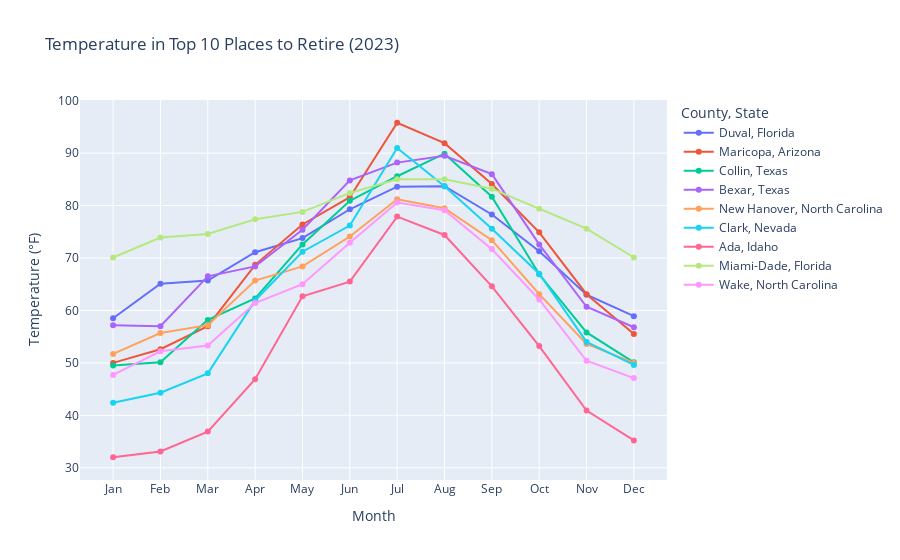
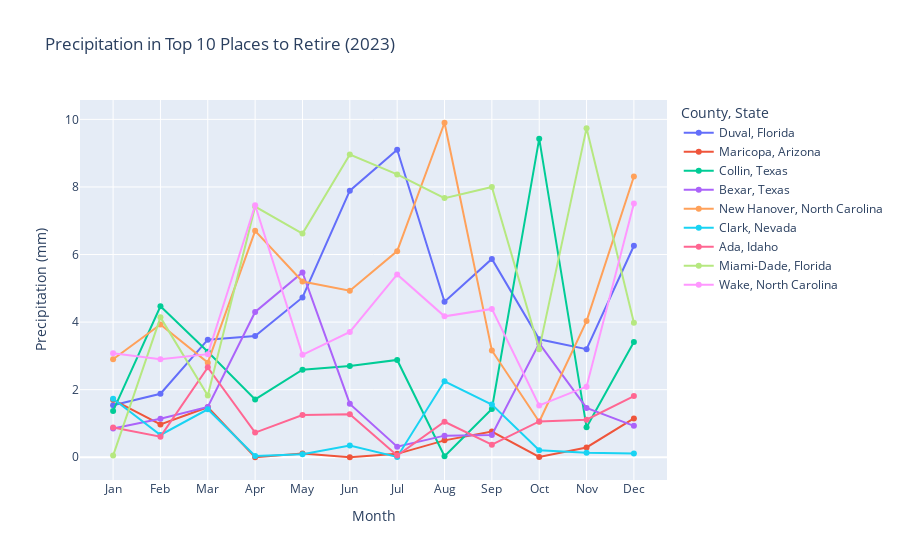

Write notebook code for charts like these, in order.
### Code cell
import pandas as pd
import plotly.express as px
import plotly.graph_objects as go

# Assuming results_2023 is your DataFrame already filtered for the year 2023
results_2023 = results_2023[results_2023['year'] == 2023]
# Create a new column for the legend
results_2023['County_State'] = results_2023['County_Name'] + ', ' + results_2023['State']

# Create a line plot for temperature
fig_temp = px.line(
    results_2023,
    x='month',
    y='temp',
    color='County_State',  # Use the new column for legend
    markers=True,
    title='Temperature in Top 10 Places to Retire (2023)'
)

# Update layout for temperature
fig_temp.update_layout(
    xaxis_title='Month',
    yaxis_title='Temperature (°F)',  # Adjust unit as needed
    legend_title='County, State',
)

# Show temperature plot
fig_temp.show()

# Create a line plot for precipitation
fig_percip = px.line(
    results_2023,
    x='month',
    y='percip',
    color='County_State',  # Use the new column for legend
    markers=True,
    title='Precipitation in Top 10 Places to Retire (2023)'
)

# Update layout for precipitation
fig_percip.update_layout(
    xaxis_title='Month',
    yaxis_title='Precipitation (mm)',  # Adjust unit as needed
    legend_title='County, State',
)

# Show precipitation plot
fig_percip.show()

### Figure 1 — Plotly figure (JSON) as saved in the notebook; plotly's stock layout.template omitted (floating-point values rounded to 4 significant figures)
{"data": [{"hovertemplate": "County_State=Duval, Florida<br>month=%{x}<br>temp=%{y}<extra></extra>", "legendgroup": "Duval, Florida", "line": {"color": "#636efa", "dash": "solid"}, "marker": {"symbol": "circle"}, "mode": "markers+lines", "name": "Duval, Florida", "orientation": "v", "showlegend": true, "type": "scatter", "x": ["Jan", "Feb", "Mar", "Apr", "May", "Jun", "Jul", "Aug", "Sep", "Oct", "Nov", "Dec"], "xaxis": "x", "y": [58.5, 65.1, 65.7, 71.1, 73.8, 79.3, 83.6, 83.7, 78.3, 71.3, 63, 58.9], "yaxis": "y"}, {"hovertemplate": "County_State=Maricopa, Arizona<br>month=%{x}<br>temp=%{y}<extra></extra>", "legendgroup": "Maricopa, Arizona", "line": {"color": "#EF553B", "dash": "solid"}, "marker": {"symbol": "circle"}, "mode": "markers+lines", "name": "Maricopa, Arizona", "orientation": "v", "showlegend": true, "type": "scatter", "x": ["Jan", "Feb", "Mar", "Apr", "May", "Jun", "Jul", "Aug", "Sep", "Oct", "Nov", "Dec"], "xaxis": "x", "y": [50, 52.6, 57, 68.7, 76.4, 81.6, 95.8, 91.9, 84.1, 74.9, 63.1, 55.5], "yaxis": "y"}, {"hovertemplate": "County_State=Collin, Texas<br>month=%{x}<br>temp=%{y}<extra></extra>", "legendgroup": "Collin, Texas", "line": {"color": "#00cc96", "dash": "solid"}, "marker": {"symbol": "circle"}, "mode": "markers+lines", "name": "Collin, Texas", "orientation": "v", "showlegend": true, "type": "scatter", "x": ["Jan", "Feb", "Mar", "Apr", "May", "Jun", "Jul", "Aug", "Sep", "Oct", "Nov", "Dec"], "xaxis": "x", "y": [49.5, 50.1, 58.2, 62.3, 72.6, 80.9, 85.6, 89.9, 81.7, 66.9, 55.8, 50.1], "yaxis": "y"}, {"hovertemplate": "County_State=Bexar, Texas<br>month=%{x}<br>temp=%{y}<extra></extra>", "legendgroup": "Bexar, Texas", "line": {"color": "#ab63fa", "dash": "solid"}, "marker": {"symbol": "circle"}, "mode": "markers+lines", "name": "Bexar, Texas", "orientation": "v", "showlegend": true, "type": "scatter", "x": ["Jan", "Feb", "Mar", "Apr", "May", "Jun", "Jul", "Aug", "Sep", "Oct", "Nov", "Dec"], "xaxis": "x", "y": [57.2, 57, 66.5, 68.4, 75.4, 84.8, 88.2, 89.5, 86, 72.6, 60.7, 56.8], "yaxis": "y"}, {"hovertemplate": "County_State=New Hanover, North Carolina<br>month=%{x}<br>temp=%{y}<extra></extra>", "legendgroup": "New Hanover, North Carolina", "line": {"color": "#FFA15A", "dash": "solid"}, "marker": {"symbol": "circle"}, "mode": "markers+lines", "name": "New Hanover, North Carolina", "orientation": "v", "showlegend": true, "type": "scatter", "x": ["Jan", "Feb", "Mar", "Apr", "May", "Jun", "Jul", "Aug", "Sep", "Oct", "Nov", "Dec"], "xaxis": "x", "y": [51.7, 55.7, 57.2, 65.7, 68.4, 74.1, 81.2, 79.5, 73.4, 63.1, 53.6, 50], "yaxis": "y"}, {"hovertemplate": "County_State=Clark, Nevada<br>month=%{x}<br>temp=%{y}<extra></extra>", "legendgroup": "Clark, Nevada", "line": {"color": "#19d3f3", "dash": "solid"}, "marker": {"symbol": "circle"}, "mode": "markers+lines", "name": "Clark, Nevada", "orientation": "v", "showlegend": true, "type": "scatter", "x": ["Jan", "Feb", "Mar", "Apr", "May", "Jun", "Jul", "Aug", "Sep", "Oct", "Nov", "Dec"], "xaxis": "x", "y": [42.4, 44.3, 48, 61.9, 71.2, 76.2, 91, 83.7, 75.6, 67, 54, 49.6], "yaxis": "y"}, {"hovertemplate": "County_State=Ada, Idaho<br>month=%{x}<br>temp=%{y}<extra></extra>", "legendgroup": "Ada, Idaho", "line": {"color": "#FF6692", "dash": "solid"}, "marker": {"symbol": "circle"}, "mode": "markers+lines", "name": "Ada, Idaho", "orientation": "v", "showlegend": true, "type": "scatter", "x": ["Jan", "Feb", "Mar", "Apr", "May", "Jun", "Jul", "Aug", "Sep", "Oct", "Nov", "Dec"], "xaxis": "x", "y": [32, 33.1, 36.9, 46.9, 62.7, 65.5, 77.9, 74.4, 64.6, 53.2, 40.9, 35.2], "yaxis": "y"}, {"hovertemplate": "County_State=Miami-Dade, Florida<br>month=%{x}<br>temp=%{y}<extra></extra>", "legendgroup": "Miami-Dade, Florida", "line": {"color": "#B6E880", "dash": "solid"}, "marker": {"symbol": "circle"}, "mode": "markers+lines", "name": "Miami-Dade, Florida", "orientation": "v", "showlegend": true, "type": "scatter", "x": ["Jan", "Feb", "Mar", "Apr", "May", "Jun", "Jul", "Aug", "Sep", "Oct", "Nov", "Dec"], "xaxis": "x", "y": [70.1, 73.9, 74.6, 77.4, 78.8, 82.4, 85, 85, 83.2, 79.4, 75.6, 70.1], "yaxis": "y"}, {"hovertemplate": "County_State=Wake, North Carolina<br>month=%{x}<br>temp=%{y}<extra></extra>", "legendgroup": "Wake, North Carolina", "line": {"color": "#FF97FF", "dash": "solid"}, "marker": {"symbol": "circle"}, "mode": "markers+lines", "name": "Wake, North Carolina", "orientation": "v", "showlegend": true, "type": "scatter", "x": ["Jan", "Feb", "Mar", "Apr", "May", "Jun", "Jul", "Aug", "Sep", "Oct", "Nov", "Dec"], "xaxis": "x", "y": [47.7, 52.2, 53.3, 61.4, 65, 72.9, 80.6, 79.1, 71.7, 62.1, 50.4, 47.1], "yaxis": "y"}], "layout": {"legend": {"title": {"text": "County, State"}, "tracegroupgap": 0}, "title": {"text": "Temperature in Top 10 Places to Retire (2023)"}, "xaxis": {"anchor": "y", "domain": [0, 1], "title": {"text": "Month"}}, "yaxis": {"anchor": "x", "domain": [0, 1], "title": {"text": "Temperature (°F)"}}}}

### Figure 2 — Plotly figure (JSON) as saved in the notebook; plotly's stock layout.template omitted (floating-point values rounded to 4 significant figures)
{"data": [{"hovertemplate": "County_State=Duval, Florida<br>month=%{x}<br>percip=%{y}<extra></extra>", "legendgroup": "Duval, Florida", "line": {"color": "#636efa", "dash": "solid"}, "marker": {"symbol": "circle"}, "mode": "markers+lines", "name": "Duval, Florida", "orientation": "v", "showlegend": true, "type": "scatter", "x": ["Jan", "Feb", "Mar", "Apr", "May", "Jun", "Jul", "Aug", "Sep", "Oct", "Nov", "Dec"], "xaxis": "x", "y": [1.54, 1.88, 3.48, 3.59, 4.73, 7.89, 9.1, 4.6, 5.87, 3.49, 3.2, 6.26], "yaxis": "y"}, {"hovertemplate": "County_State=Maricopa, Arizona<br>month=%{x}<br>percip=%{y}<extra></extra>", "legendgroup": "Maricopa, Arizona", "line": {"color": "#EF553B", "dash": "solid"}, "marker": {"symbol": "circle"}, "mode": "markers+lines", "name": "Maricopa, Arizona", "orientation": "v", "showlegend": true, "type": "scatter", "x": ["Jan", "Feb", "Mar", "Apr", "May", "Jun", "Jul", "Aug", "Sep", "Oct", "Nov", "Dec"], "xaxis": "x", "y": [1.7, 0.97, 1.48, 0, 0.11, 0, 0.1, 0.5, 0.76, 0.01, 0.29, 1.15], "yaxis": "y"}, {"hovertemplate": "County_State=Collin, Texas<br>month=%{x}<br>percip=%{y}<extra></extra>", "legendgroup": "Collin, Texas", "line": {"color": "#00cc96", "dash": "solid"}, "marker": {"symbol": "circle"}, "mode": "markers+lines", "name": "Collin, Texas", "orientation": "v", "showlegend": true, "type": "scatter", "x": ["Jan", "Feb", "Mar", "Apr", "May", "Jun", "Jul", "Aug", "Sep", "Oct", "Nov", "Dec"], "xaxis": "x", "y": [1.37, 4.47, 3.12, 1.71, 2.59, 2.7, 2.88, 0.03, 1.43, 9.43, 0.89, 3.41], "yaxis": "y"}, {"hovertemplate": "County_State=Bexar, Texas<br>month=%{x}<br>percip=%{y}<extra></extra>", "legendgroup": "Bexar, Texas", "line": {"color": "#ab63fa", "dash": "solid"}, "marker": {"symbol": "circle"}, "mode": "markers+lines", "name": "Bexar, Texas", "orientation": "v", "showlegend": true, "type": "scatter", "x": ["Jan", "Feb", "Mar", "Apr", "May", "Jun", "Jul", "Aug", "Sep", "Oct", "Nov", "Dec"], "xaxis": "x", "y": [0.85, 1.14, 1.49, 4.3, 5.47, 1.58, 0.31, 0.64, 0.66, 3.37, 1.46, 0.93], "yaxis": "y"}, {"hovertemplate": "County_State=New Hanover, North Carolina<br>month=%{x}<br>percip=%{y}<extra></extra>", "legendgroup": "New Hanover, North Carolina", "line": {"color": "#FFA15A", "dash": "solid"}, "marker": {"symbol": "circle"}, "mode": "markers+lines", "name": "New Hanover, North Carolina", "orientation": "v", "showlegend": true, "type": "scatter", "x": ["Jan", "Feb", "Mar", "Apr", "May", "Jun", "Jul", "Aug", "Sep", "Oct", "Nov", "Dec"], "xaxis": "x", "y": [2.9, 3.93, 2.8, 6.7, 5.2, 4.93, 6.1, 9.9, 3.16, 1.05, 4.03, 8.31], "yaxis": "y"}, {"hovertemplate": "County_State=Clark, Nevada<br>month=%{x}<br>percip=%{y}<extra></extra>", "legendgroup": "Clark, Nevada", "line": {"color": "#19d3f3", "dash": "solid"}, "marker": {"symbol": "circle"}, "mode": "markers+lines", "name": "Clark, Nevada", "orientation": "v", "showlegend": true, "type": "scatter", "x": ["Jan", "Feb", "Mar", "Apr", "May", "Jun", "Jul", "Aug", "Sep", "Oct", "Nov", "Dec"], "xaxis": "x", "y": [1.73, 0.66, 1.42, 0.04, 0.09, 0.35, 0.01, 2.25, 1.56, 0.21, 0.13, 0.11], "yaxis": "y"}, {"hovertemplate": "County_State=Ada, Idaho<br>month=%{x}<br>percip=%{y}<extra></extra>", "legendgroup": "Ada, Idaho", "line": {"color": "#FF6692", "dash": "solid"}, "marker": {"symbol": "circle"}, "mode": "markers+lines", "name": "Ada, Idaho", "orientation": "v", "showlegend": true, "type": "scatter", "x": ["Jan", "Feb", "Mar", "Apr", "May", "Jun", "Jul", "Aug", "Sep", "Oct", "Nov", "Dec"], "xaxis": "x", "y": [0.88, 0.61, 2.66, 0.73, 1.25, 1.27, 0.05, 1.05, 0.37, 1.06, 1.11, 1.81], "yaxis": "y"}, {"hovertemplate": "County_State=Miami-Dade, Florida<br>month=%{x}<br>percip=%{y}<extra></extra>", "legendgroup": "Miami-Dade, Florida", "line": {"color": "#B6E880", "dash": "solid"}, "marker": {"symbol": "circle"}, "mode": "markers+lines", "name": "Miami-Dade, Florida", "orientation": "v", "showlegend": true, "type": "scatter", "x": ["Jan", "Feb", "Mar", "Apr", "May", "Jun", "Jul", "Aug", "Sep", "Oct", "Nov", "Dec"], "xaxis": "x", "y": [0.05, 4.14, 1.83, 7.42, 6.62, 8.96, 8.37, 7.67, 8, 3.2, 9.74, 3.98], "yaxis": "y"}, {"hovertemplate": "County_State=Wake, North Carolina<br>month=%{x}<br>percip=%{y}<extra></extra>", "legendgroup": "Wake, North Carolina", "line": {"color": "#FF97FF", "dash": "solid"}, "marker": {"symbol": "circle"}, "mode": "markers+lines", "name": "Wake, North Carolina", "orientation": "v", "showlegend": true, "type": "scatter", "x": ["Jan", "Feb", "Mar", "Apr", "May", "Jun", "Jul", "Aug", "Sep", "Oct", "Nov", "Dec"], "xaxis": "x", "y": [3.08, 2.9, 3.05, 7.46, 3.03, 3.71, 5.41, 4.17, 4.39, 1.53, 2.09, 7.51], "yaxis": "y"}], "layout": {"legend": {"title": {"text": "County, State"}, "tracegroupgap": 0}, "title": {"text": "Precipitation in Top 10 Places to Retire (2023)"}, "xaxis": {"anchor": "y", "domain": [0, 1], "title": {"text": "Month"}}, "yaxis": {"anchor": "x", "domain": [0, 1], "title": {"text": "Precipitation (mm)"}}}}
